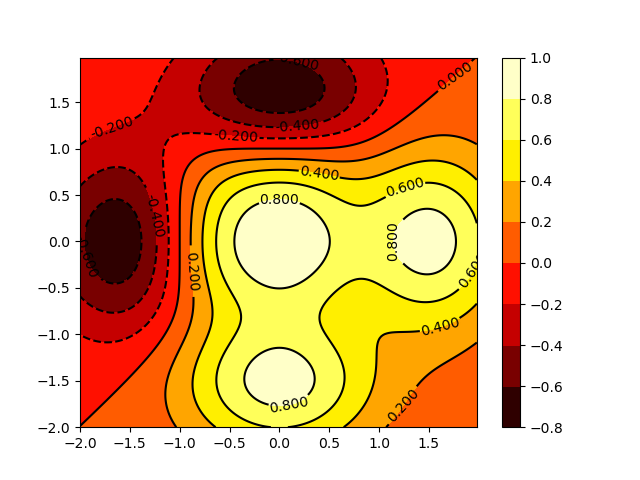

Write the Python code that produced this figure.
import matplotlib.pyplot as plt
import numpy as np
x = np.arange(-2.0,2.0,0.02)
y = np.arange(-2.0,2.0,0.02)
X,Y = np.meshgrid(x,y)
def f(x,y): return (1 - y**5 + x**5)*np.exp(-x**2-y**2)
C = plt.contour(X,Y,f(X,Y),8,colors='black')
plt.contourf(X,Y,f(X,Y),8,cmap=plt.cm.hot)
plt.clabel(C, inline=1, fontsize=10)
plt.colorbar()
plt.show()
